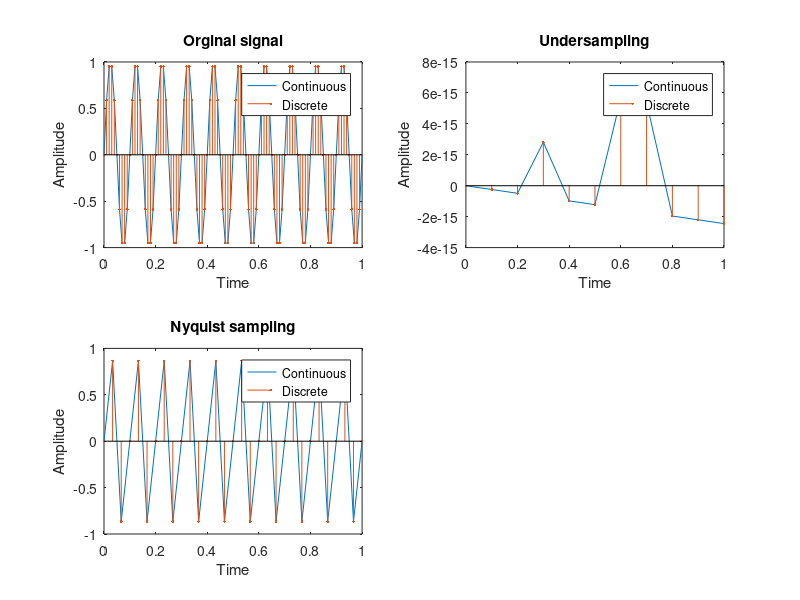

Recreate this plot in MATLAB.
clc;
clear all;
close all;
%original signal
t=0:0.01:1;
fm=10;
y=sin(2*pi*fm*t);
figure;
subplot(2,2,1);
plot(t,y);
hold on;


stem(t,y,".");
xlabel("Time");
ylabel("Amplitude");
title("Orginal signal");
legend("Continuous","Discrete");
%under sampled
fs1=fm;
t1=0:1/fs1:1;
y1=sin(2*pi*fm*t1);
subplot(2,2,2);
plot(t1,y1);
hold on;
stem(t1,y1,'.');
xlabel("Time");
ylabel("Amplitude");
title("Undersampling");
legend("Continuous","Discrete");
%Nyquist sampling
fs2=3*fm;
t2=0:1/fs2:1;
y2=sin(2*pi*fm*t2);
subplot(2,2,3);
plot(t2,y2);
hold on;
stem(t2,y2,'.');
xlabel("Time");
ylabel("Amplitude");
title("Nyquist sampling");
legend("Continuous","Discrete");
